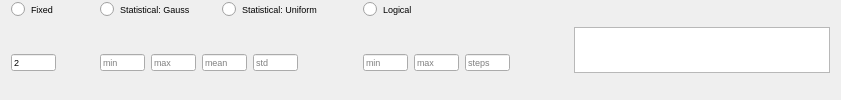
              <widget class="QFrame" name="frame_31">
               <property name="frameShape">
                <enum>QFrame::NoFrame</enum>
               </property>
               <property name="frameShadow">
                <enum>QFrame::Plain</enum>
               </property>
               <layout class="QHBoxLayout" name="horizontalLayout_21">
                <property name="topMargin">
                 <number>0</number>
                </property>
                <property name="bottomMargin">
                 <number>0</number>
                </property>
                <item>
                 <widget class="QFrame" name="frame_32">
                  <property name="frameShape">
                   <enum>QFrame::NoFrame</enum>
                  </property>
                  <property name="frameShadow">
                   <enum>QFrame::Plain</enum>
                  </property>
                  <layout class="QGridLayout" name="gridLayout_14">
                   <property name="leftMargin">
                    <number>0</number>
                   </property>
                   <property name="topMargin">
                    <number>0</number>
                   </property>
                   <property name="bottomMargin">
                    <number>0</number>
                   </property>
                   <item row="0" column="3">
                    <widget class="QRadioButton" name="radio_log_canth">
                     <property name="font">
                      <font>
                       <pointsize>7</pointsize>
                      </font>
                     </property>
                     <property name="text">
                      <string>Logical</string>
                     </property>
                     <attribute name="buttonGroup">
                      <string notr="true">buttonGroup_5</string>
                     </attribute>
                    </widget>
                   </item>
                   <item row="0" column="0">
                    <widget class="QRadioButton" name="radio_fix_canth">
                     <property name="font">
                      <font>
                       <pointsize>7</pointsize>
                      </font>
                     </property>
                     <property name="text">
                      <string>Fixed</string>
                     </property>
                     <property name="iconSize">
                      <size>
                       <width>12</width>
                       <height>12</height>
                      </size>
                     </property>
                     <attribute name="buttonGroup">
                      <string notr="true">buttonGroup_5</string>
                     </attribute>
                    </widget>
                   </item>
                   <item row="1" column="4">
                    <spacer name="horizontalSpacer_27">
                     <property name="orientation">
                      <enum>Qt::Horizontal</enum>
                     </property>
                     <property name="sizeHint" stdset="0">
                      <size>
                       <width>40</width>
                       <height>20</height>
                      </size>
                     </property>
                    </spacer>
                   </item>
                   <item row="1" column="0">
                    <widget class="QFrame" name="frame_33">
                     <property name="frameShape">
                      <enum>QFrame::NoFrame</enum>
                     </property>
                     <property name="frameShadow">
                      <enum>QFrame::Plain</enum>
                     </property>
                     <layout class="QHBoxLayout" name="horizontalLayout_22">
                      <property name="leftMargin">
                       <number>0</number>
                      </property>
                      <property name="topMargin">
                       <number>0</number>
                      </property>
                      <property name="bottomMargin">
                       <number>0</number>
                      </property>
                      <item>
                       <widget class="QLineEdit" name="txt_fix_canth">
                        <property name="maximumSize">
                         <size>
                          <width>45</width>
                          <height>17</height>
                         </size>
                        </property>
                        <property name="font">
                         <font>
                          <pointsize>7</pointsize>
                         </font>
                        </property>
                        <property name="text">
                         <string>2</string>
                        </property>
                        <property name="placeholderText">
                         <string>value</string>
                        </property>
                       </widget>
                      </item>
                      <item>
                       <spacer name="horizontalSpacer_28">
                        <property name="orientation">
                         <enum>Qt::Horizontal</enum>
                        </property>
                        <property name="sizeType">
                         <enum>QSizePolicy::Maximum</enum>
                        </property>
                        <property name="sizeHint" stdset="0">
                         <size>
                          <width>20</width>
                          <height>20</height>
                         </size>
                        </property>
                       </spacer>
                      </item>
                     </layout>
                    </widget>
                   </item>
                   <item row="1" column="3">
                    <widget class="QFrame" name="frame_34">
                     <property name="frameShape">
                      <enum>QFrame::NoFrame</enum>
                     </property>
                     <property name="frameShadow">
                      <enum>QFrame::Plain</enum>
                     </property>
                     <layout class="QHBoxLayout" name="horizontalLayout_23">
                      <property name="leftMargin">
                       <number>0</number>
                      </property>
                      <property name="topMargin">
                       <number>0</number>
                      </property>
                      <property name="bottomMargin">
                       <number>0</number>
                      </property>
                      <item>
                       <widget class="QLineEdit" name="txt_log_min_canth">
                        <property name="maximumSize">
                         <size>
                          <width>45</width>
                          <height>17</height>
                         </size>
                        </property>
                        <property name="font">
                         <font>
                          <pointsize>7</pointsize>
                         </font>
                        </property>
                        <property name="placeholderText">
                         <string>min</string>
                        </property>
                       </widget>
                      </item>
                      <item>
                       <widget class="QLineEdit" name="txt_log_max_canth">
                        <property name="maximumSize">
                         <size>
                          <width>45</width>
                          <height>17</height>
                         </size>
                        </property>
                        <property name="font">
                         <font>
                          <pointsize>7</pointsize>
                         </font>
                        </property>
                        <property name="placeholderText">
                         <string>max</string>
                        </property>
                       </widget>
                      </item>
                      <item>
                       <widget class="QLineEdit" name="txt_log_steps_canth">
                        <property name="maximumSize">
                         <size>
                          <width>45</width>
                          <height>17</height>
                         </size>
                        </property>
                        <property name="font">
                         <font>
                          <pointsize>7</pointsize>
                         </font>
                        </property>
                        <property name="placeholderText">
                         <string>steps</string>
                        </property>
                       </widget>
                      </item>
                     </layout>
                    </widget>
                   </item>
                   <item row="0" column="1">
                    <widget class="QFrame" name="frame_35">
                     <property name="frameShape">
                      <enum>QFrame::NoFrame</enum>
                     </property>
                     <property name="frameShadow">
                      <enum>QFrame::Plain</enum>
                     </property>
                     <layout class="QHBoxLayout" name="horizontalLayout_24">
                      <property name="topMargin">
                       <number>0</number>
                      </property>
                      <property name="bottomMargin">
                       <number>0</number>
                      </property>
                      <item>
                       <widget class="QRadioButton" name="radio_gauss_canth">
                        <property name="font">
                         <font>
                          <pointsize>7</pointsize>
                         </font>
                        </property>
                        <property name="text">
                         <string>Statistical: Gauss</string>
                        </property>
                        <attribute name="buttonGroup">
                         <string notr="true">buttonGroup_5</string>
                        </attribute>
                       </widget>
                      </item>
                      <item>
                       <widget class="QRadioButton" name="radio_uni_canth">
                        <property name="font">
                         <font>
                          <pointsize>7</pointsize>
                         </font>
                        </property>
                        <property name="text">
                         <string>Statistical: Uniform</string>
                        </property>
                        <attribute name="buttonGroup">
                         <string notr="true">buttonGroup_5</string>
                        </attribute>
                       </widget>
                      </item>
                      <item>
                       <spacer name="horizontalSpacer_29">
                        <property name="orientation">
                         <enum>Qt::Horizontal</enum>
                        </property>
                        <property name="sizeType">
                         <enum>QSizePolicy::Maximum</enum>
                        </property>
                        <property name="sizeHint" stdset="0">
                         <size>
                          <width>10</width>
                          <height>20</height>
                         </size>
                        </property>
                       </spacer>
                      </item>
                     </layout>
                    </widget>
                   </item>
                   <item row="1" column="1">
                    <widget class="QFrame" name="frame_36">
                     <property name="frameShape">
                      <enum>QFrame::NoFrame</enum>
                     </property>
                     <property name="frameShadow">
                      <enum>QFrame::Plain</enum>
                     </property>
                     <layout class="QGridLayout" name="gridLayout_15">
                      <property name="leftMargin">
                       <number>9</number>
                      </property>
                      <property name="topMargin">
                       <number>0</number>
                      </property>
                      <property name="bottomMargin">
                       <number>0</number>
                      </property>
                      <item row="0" column="0">
                       <widget class="QLineEdit" name="txt_gauss_min_canth">
                        <property name="maximumSize">
                         <size>
                          <width>45</width>
                          <height>17</height>
                         </size>
                        </property>
                        <property name="font">
                         <font>
                          <pointsize>7</pointsize>
                         </font>
                        </property>
                        <property name="placeholderText">
                         <string>min</string>
                        </property>
                       </widget>
                      </item>
                      <item row="0" column="1">
                       <widget class="QLineEdit" name="txt_gauss_max_canth">
                        <property name="maximumSize">
                         <size>
                          <width>45</width>
                          <height>17</height>
                         </size>
                        </property>
                        <property name="font">
                         <font>
                          <pointsize>7</pointsize>
                         </font>
                        </property>
                        <property name="placeholderText">
                         <string>max</string>
                        </property>
                       </widget>
                      </item>
                      <item row="0" column="3">
                       <widget class="QLineEdit" name="txt_gauss_std_canth">
                        <property name="maximumSize">
                         <size>
                          <width>45</width>
                          <height>17</height>
                         </size>
                        </property>
                        <property name="font">
                         <font>
                          <pointsize>7</pointsize>
                         </font>
                        </property>
                        <property name="placeholderText">
                         <string>std</string>
                        </property>
                       </widget>
                      </item>
                      <item row="0" column="2">
                       <widget class="QLineEdit" name="txt_gauss_mean_canth">
                        <property name="maximumSize">
                         <size>
                          <width>45</width>
                          <height>17</height>
                         </size>
                        </property>
                        <property name="font">
                         <font>
                          <pointsize>7</pointsize>
                         </font>
                        </property>
                        <property name="placeholderText">
                         <string>mean</string>
                        </property>
                       </widget>
                      </item>
                      <item row="0" column="4">
                       <spacer name="horizontalSpacer_30">
                        <property name="orientation">
                         <enum>Qt::Horizontal</enum>
                        </property>
                        <property name="sizeType">
                         <enum>QSizePolicy::Maximum</enum>
                        </property>
                        <property name="sizeHint" stdset="0">
                         <size>
                          <width>50</width>
                          <height>20</height>
                         </size>
                        </property>
                       </spacer>
                      </item>
                     </layout>
                    </widget>
                   </item>
                  </layout>
                 </widget>
                </item>
                <item>
                 <widget class="PlotWidget" name="viewCanth">
                  <property name="sizePolicy">
                   <sizepolicy hsizetype="Expanding" vsizetype="Fixed">
                    <horstretch>0</horstretch>
                    <verstretch>0</verstretch>
                   </sizepolicy>
                  </property>
                  <property name="maximumSize">
                   <size>
                    <width>16777215</width>
                    <height>46</height>
                   </size>
                  </property>
                  <property name="styleSheet">
                   <string notr="true">border-right-color: rgb(255, 255, 127);</string>
                  </property>
                 </widget>
                </item>
               </layout>
              </widget>
